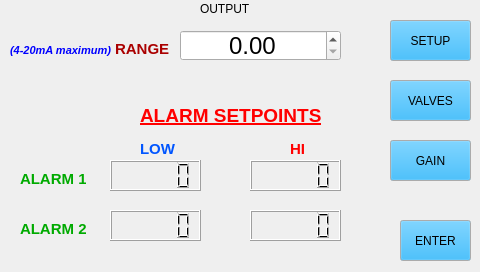
<?xml version="1.0" encoding="UTF-8"?>
<ui version="4.0">
 <class>outputClass</class>
 <widget class="QDialog" name="outputClass">
  <property name="geometry">
   <rect>
    <x>0</x>
    <y>0</y>
    <width>480</width>
    <height>272</height>
   </rect>
  </property>
  <property name="windowTitle">
   <string>output</string>
  </property>
  <widget class="QLabel" name="label_output">
   <property name="geometry">
    <rect>
     <x>200</x>
     <y>0</y>
     <width>66</width>
     <height>17</height>
    </rect>
   </property>
   <property name="text">
    <string>OUTPUT</string>
   </property>
  </widget>
  <widget class="QPushButton" name="endButton">
   <property name="geometry">
    <rect>
     <x>400</x>
     <y>220</y>
     <width>71</width>
     <height>41</height>
    </rect>
   </property>
   <property name="minimumSize">
    <size>
     <width>55</width>
     <height>22</height>
    </size>
   </property>
   <property name="maximumSize">
    <size>
     <width>111</width>
     <height>41</height>
    </size>
   </property>
   <property name="palette">
    <palette>
     <active>
      <colorrole role="Button">
       <brush brushstyle="SolidPattern">
        <color alpha="255">
         <red>0</red>
         <green>170</green>
         <blue>255</blue>
        </color>
       </brush>
      </colorrole>
     </active>
     <inactive>
      <colorrole role="Button">
       <brush brushstyle="SolidPattern">
        <color alpha="255">
         <red>0</red>
         <green>170</green>
         <blue>255</blue>
        </color>
       </brush>
      </colorrole>
     </inactive>
     <disabled>
      <colorrole role="Button">
       <brush brushstyle="SolidPattern">
        <color alpha="255">
         <red>0</red>
         <green>170</green>
         <blue>255</blue>
        </color>
       </brush>
      </colorrole>
     </disabled>
    </palette>
   </property>
   <property name="focusPolicy">
    <enum>Qt::NoFocus</enum>
   </property>
   <property name="text">
    <string>ENTER</string>
   </property>
  </widget>
  <widget class="QLabel" name="label_output_hi">
   <property name="geometry">
    <rect>
     <x>290</x>
     <y>140</y>
     <width>21</width>
     <height>17</height>
    </rect>
   </property>
   <property name="text">
    <string>&lt;!DOCTYPE HTML PUBLIC &quot;-//W3C//DTD HTML 4.0//EN&quot; &quot;http://www.w3.org/TR/REC-html40/strict.dtd&quot;&gt;
&lt;html&gt;&lt;head&gt;&lt;meta name=&quot;qrichtext&quot; content=&quot;1&quot; /&gt;&lt;style type=&quot;text/css&quot;&gt;
p, li { white-space: pre-wrap; }
&lt;/style&gt;&lt;/head&gt;&lt;body style=&quot; font-family:'Ubuntu'; font-size:11pt; font-weight:400; font-style:normal;&quot;&gt;
&lt;table style=&quot;-qt-table-type: root; margin-top:4px; margin-bottom:4px; margin-left:4px; margin-right:4px;&quot;&gt;
&lt;tr&gt;
&lt;td style=&quot;border: none;&quot;&gt;
&lt;p style=&quot; margin-top:0px; margin-bottom:0px; margin-left:0px; margin-right:0px; -qt-block-indent:0; text-indent:0px;&quot;&gt;&lt;span style=&quot; font-weight:600; color:#ff0000;&quot;&gt;HI&lt;/span&gt;&lt;/p&gt;&lt;/td&gt;&lt;/tr&gt;&lt;/table&gt;&lt;/body&gt;&lt;/html&gt;</string>
   </property>
  </widget>
  <widget class="QLabel" name="label_output_low">
   <property name="geometry">
    <rect>
     <x>140</x>
     <y>140</y>
     <width>41</width>
     <height>17</height>
    </rect>
   </property>
   <property name="text">
    <string>&lt;!DOCTYPE HTML PUBLIC &quot;-//W3C//DTD HTML 4.0//EN&quot; &quot;http://www.w3.org/TR/REC-html40/strict.dtd&quot;&gt;
&lt;html&gt;&lt;head&gt;&lt;meta name=&quot;qrichtext&quot; content=&quot;1&quot; /&gt;&lt;style type=&quot;text/css&quot;&gt;
p, li { white-space: pre-wrap; }
&lt;/style&gt;&lt;/head&gt;&lt;body style=&quot; font-family:'Ubuntu'; font-size:11pt; font-weight:400; font-style:normal;&quot;&gt;
&lt;table style=&quot;-qt-table-type: root; margin-top:4px; margin-bottom:4px; margin-left:4px; margin-right:4px;&quot;&gt;
&lt;tr&gt;
&lt;td style=&quot;border: none;&quot;&gt;
&lt;p style=&quot; margin-top:0px; margin-bottom:0px; margin-left:0px; margin-right:0px; -qt-block-indent:0; text-indent:0px;&quot;&gt;&lt;span style=&quot; font-weight:600; color:#0055ff;&quot;&gt;LOW&lt;/span&gt;&lt;/p&gt;&lt;/td&gt;&lt;/tr&gt;&lt;/table&gt;&lt;/body&gt;&lt;/html&gt;</string>
   </property>
  </widget>
  <widget class="QLabel" name="label_output_volt">
   <property name="geometry">
    <rect>
     <x>20</x>
     <y>170</y>
     <width>66</width>
     <height>17</height>
    </rect>
   </property>
   <property name="text">
    <string>&lt;!DOCTYPE HTML PUBLIC &quot;-//W3C//DTD HTML 4.0//EN&quot; &quot;http://www.w3.org/TR/REC-html40/strict.dtd&quot;&gt;
&lt;html&gt;&lt;head&gt;&lt;meta name=&quot;qrichtext&quot; content=&quot;1&quot; /&gt;&lt;style type=&quot;text/css&quot;&gt;
p, li { white-space: pre-wrap; }
&lt;/style&gt;&lt;/head&gt;&lt;body style=&quot; font-family:'Ubuntu'; font-size:11pt; font-weight:400; font-style:normal;&quot;&gt;
&lt;table border=&quot;0&quot; style=&quot;-qt-table-type: root; margin-top:4px; margin-bottom:4px; margin-left:4px; margin-right:4px;&quot;&gt;
&lt;tr&gt;
&lt;td style=&quot;border: none;&quot;&gt;
&lt;p style=&quot; margin-top:0px; margin-bottom:0px; margin-left:0px; margin-right:0px; -qt-block-indent:0; text-indent:0px;&quot;&gt;&lt;span style=&quot; font-weight:600; color:#00aa00;&quot;&gt;ALARM 1&lt;/span&gt;&lt;/p&gt;&lt;/td&gt;&lt;/tr&gt;&lt;/table&gt;&lt;/body&gt;&lt;/html&gt;</string>
   </property>
  </widget>
  <widget class="QLabel" name="label_output_5">
   <property name="geometry">
    <rect>
     <x>20</x>
     <y>220</y>
     <width>66</width>
     <height>17</height>
    </rect>
   </property>
   <property name="text">
    <string>&lt;!DOCTYPE HTML PUBLIC &quot;-//W3C//DTD HTML 4.0//EN&quot; &quot;http://www.w3.org/TR/REC-html40/strict.dtd&quot;&gt;
&lt;html&gt;&lt;head&gt;&lt;meta name=&quot;qrichtext&quot; content=&quot;1&quot; /&gt;&lt;style type=&quot;text/css&quot;&gt;
p, li { white-space: pre-wrap; }
&lt;/style&gt;&lt;/head&gt;&lt;body style=&quot; font-family:'Ubuntu'; font-size:11pt; font-weight:400; font-style:normal;&quot;&gt;
&lt;table border=&quot;0&quot; style=&quot;-qt-table-type: root; margin-top:4px; margin-bottom:4px; margin-left:4px; margin-right:4px;&quot;&gt;
&lt;tr&gt;
&lt;td style=&quot;border: none;&quot;&gt;
&lt;p style=&quot; margin-top:0px; margin-bottom:0px; margin-left:0px; margin-right:0px; -qt-block-indent:0; text-indent:0px;&quot;&gt;&lt;span style=&quot; font-weight:600; color:#00aa00;&quot;&gt;ALARM 2&lt;/span&gt;&lt;/p&gt;&lt;/td&gt;&lt;/tr&gt;&lt;/table&gt;&lt;/body&gt;&lt;/html&gt;</string>
   </property>
  </widget>
  <widget class="QPushButton" name="setupButton">
   <property name="geometry">
    <rect>
     <x>390</x>
     <y>20</y>
     <width>81</width>
     <height>41</height>
    </rect>
   </property>
   <property name="minimumSize">
    <size>
     <width>55</width>
     <height>22</height>
    </size>
   </property>
   <property name="maximumSize">
    <size>
     <width>111</width>
     <height>41</height>
    </size>
   </property>
   <property name="palette">
    <palette>
     <active>
      <colorrole role="Button">
       <brush brushstyle="SolidPattern">
        <color alpha="255">
         <red>0</red>
         <green>170</green>
         <blue>255</blue>
        </color>
       </brush>
      </colorrole>
      <colorrole role="Text">
       <brush brushstyle="SolidPattern">
        <color alpha="255">
         <red>255</red>
         <green>255</green>
         <blue>255</blue>
        </color>
       </brush>
      </colorrole>
     </active>
     <inactive>
      <colorrole role="Button">
       <brush brushstyle="SolidPattern">
        <color alpha="255">
         <red>0</red>
         <green>170</green>
         <blue>255</blue>
        </color>
       </brush>
      </colorrole>
      <colorrole role="Text">
       <brush brushstyle="SolidPattern">
        <color alpha="255">
         <red>255</red>
         <green>255</green>
         <blue>255</blue>
        </color>
       </brush>
      </colorrole>
     </inactive>
     <disabled>
      <colorrole role="Button">
       <brush brushstyle="SolidPattern">
        <color alpha="255">
         <red>0</red>
         <green>170</green>
         <blue>255</blue>
        </color>
       </brush>
      </colorrole>
      <colorrole role="Text">
       <brush brushstyle="SolidPattern">
        <color alpha="255">
         <red>121</red>
         <green>120</green>
         <blue>120</blue>
        </color>
       </brush>
      </colorrole>
     </disabled>
    </palette>
   </property>
   <property name="focusPolicy">
    <enum>Qt::NoFocus</enum>
   </property>
   <property name="text">
    <string>SETUP</string>
   </property>
  </widget>
  <widget class="QPushButton" name="valvesButton">
   <property name="geometry">
    <rect>
     <x>390</x>
     <y>80</y>
     <width>81</width>
     <height>41</height>
    </rect>
   </property>
   <property name="minimumSize">
    <size>
     <width>55</width>
     <height>22</height>
    </size>
   </property>
   <property name="maximumSize">
    <size>
     <width>111</width>
     <height>41</height>
    </size>
   </property>
   <property name="palette">
    <palette>
     <active>
      <colorrole role="WindowText">
       <brush brushstyle="SolidPattern">
        <color alpha="255">
         <red>255</red>
         <green>255</green>
         <blue>255</blue>
        </color>
       </brush>
      </colorrole>
      <colorrole role="Button">
       <brush brushstyle="SolidPattern">
        <color alpha="255">
         <red>0</red>
         <green>170</green>
         <blue>255</blue>
        </color>
       </brush>
      </colorrole>
      <colorrole role="Text">
       <brush brushstyle="SolidPattern">
        <color alpha="255">
         <red>255</red>
         <green>255</green>
         <blue>255</blue>
        </color>
       </brush>
      </colorrole>
     </active>
     <inactive>
      <colorrole role="WindowText">
       <brush brushstyle="SolidPattern">
        <color alpha="255">
         <red>255</red>
         <green>255</green>
         <blue>255</blue>
        </color>
       </brush>
      </colorrole>
      <colorrole role="Button">
       <brush brushstyle="SolidPattern">
        <color alpha="255">
         <red>0</red>
         <green>170</green>
         <blue>255</blue>
        </color>
       </brush>
      </colorrole>
      <colorrole role="Text">
       <brush brushstyle="SolidPattern">
        <color alpha="255">
         <red>255</red>
         <green>255</green>
         <blue>255</blue>
        </color>
       </brush>
      </colorrole>
     </inactive>
     <disabled>
      <colorrole role="WindowText">
       <brush brushstyle="SolidPattern">
        <color alpha="255">
         <red>121</red>
         <green>120</green>
         <blue>120</blue>
        </color>
       </brush>
      </colorrole>
      <colorrole role="Button">
       <brush brushstyle="SolidPattern">
        <color alpha="255">
         <red>0</red>
         <green>170</green>
         <blue>255</blue>
        </color>
       </brush>
      </colorrole>
      <colorrole role="Text">
       <brush brushstyle="SolidPattern">
        <color alpha="255">
         <red>121</red>
         <green>120</green>
         <blue>120</blue>
        </color>
       </brush>
      </colorrole>
     </disabled>
    </palette>
   </property>
   <property name="focusPolicy">
    <enum>Qt::NoFocus</enum>
   </property>
   <property name="text">
    <string>VALVES</string>
   </property>
  </widget>
  <widget class="QPushButton" name="outputGainButton">
   <property name="geometry">
    <rect>
     <x>390</x>
     <y>140</y>
     <width>81</width>
     <height>41</height>
    </rect>
   </property>
   <property name="minimumSize">
    <size>
     <width>55</width>
     <height>22</height>
    </size>
   </property>
   <property name="maximumSize">
    <size>
     <width>111</width>
     <height>41</height>
    </size>
   </property>
   <property name="palette">
    <palette>
     <active>
      <colorrole role="WindowText">
       <brush brushstyle="SolidPattern">
        <color alpha="255">
         <red>255</red>
         <green>255</green>
         <blue>255</blue>
        </color>
       </brush>
      </colorrole>
      <colorrole role="Button">
       <brush brushstyle="SolidPattern">
        <color alpha="255">
         <red>0</red>
         <green>170</green>
         <blue>255</blue>
        </color>
       </brush>
      </colorrole>
      <colorrole role="Text">
       <brush brushstyle="SolidPattern">
        <color alpha="255">
         <red>255</red>
         <green>255</green>
         <blue>255</blue>
        </color>
       </brush>
      </colorrole>
     </active>
     <inactive>
      <colorrole role="WindowText">
       <brush brushstyle="SolidPattern">
        <color alpha="255">
         <red>255</red>
         <green>255</green>
         <blue>255</blue>
        </color>
       </brush>
      </colorrole>
      <colorrole role="Button">
       <brush brushstyle="SolidPattern">
        <color alpha="255">
         <red>0</red>
         <green>170</green>
         <blue>255</blue>
        </color>
       </brush>
      </colorrole>
      <colorrole role="Text">
       <brush brushstyle="SolidPattern">
        <color alpha="255">
         <red>255</red>
         <green>255</green>
         <blue>255</blue>
        </color>
       </brush>
      </colorrole>
     </inactive>
     <disabled>
      <colorrole role="WindowText">
       <brush brushstyle="SolidPattern">
        <color alpha="255">
         <red>121</red>
         <green>120</green>
         <blue>120</blue>
        </color>
       </brush>
      </colorrole>
      <colorrole role="Button">
       <brush brushstyle="SolidPattern">
        <color alpha="255">
         <red>0</red>
         <green>170</green>
         <blue>255</blue>
        </color>
       </brush>
      </colorrole>
      <colorrole role="Text">
       <brush brushstyle="SolidPattern">
        <color alpha="255">
         <red>121</red>
         <green>120</green>
         <blue>120</blue>
        </color>
       </brush>
      </colorrole>
     </disabled>
    </palette>
   </property>
   <property name="focusPolicy">
    <enum>Qt::NoFocus</enum>
   </property>
   <property name="text">
    <string>GAIN</string>
   </property>
  </widget>
  <widget class="QDoubleSpinBox" name="opCurrentRangeSpinBox">
   <property name="geometry">
    <rect>
     <x>180</x>
     <y>30</y>
     <width>161</width>
     <height>31</height>
    </rect>
   </property>
   <property name="minimumSize">
    <size>
     <width>91</width>
     <height>31</height>
    </size>
   </property>
   <property name="maximumSize">
    <size>
     <width>200</width>
     <height>200</height>
    </size>
   </property>
   <property name="font">
    <font>
     <pointsize>18</pointsize>
    </font>
   </property>
   <property name="alignment">
    <set>Qt::AlignCenter</set>
   </property>
   <property name="decimals">
    <number>2</number>
   </property>
   <property name="maximum">
    <double>100000.000000000000000</double>
   </property>
   <property name="value">
    <double>0.000000000000000</double>
   </property>
  </widget>
  <widget class="QLabel" name="label_output_volt_2">
   <property name="geometry">
    <rect>
     <x>10</x>
     <y>40</y>
     <width>161</width>
     <height>17</height>
    </rect>
   </property>
   <property name="text">
    <string>&lt;!DOCTYPE HTML PUBLIC &quot;-//W3C//DTD HTML 4.0//EN&quot; &quot;http://www.w3.org/TR/REC-html40/strict.dtd&quot;&gt;
&lt;html&gt;&lt;head&gt;&lt;meta name=&quot;qrichtext&quot; content=&quot;1&quot; /&gt;&lt;style type=&quot;text/css&quot;&gt;
p, li { white-space: pre-wrap; }
&lt;/style&gt;&lt;/head&gt;&lt;body style=&quot; font-family:'Ubuntu'; font-size:11pt; font-weight:400; font-style:normal;&quot;&gt;
&lt;table border=&quot;0&quot; style=&quot;-qt-table-type: root; margin-top:4px; margin-bottom:4px; margin-left:4px; margin-right:4px;&quot;&gt;
&lt;tr&gt;
&lt;td style=&quot;border: none;&quot;&gt;
&lt;p style=&quot; margin-top:0px; margin-bottom:0px; margin-left:0px; margin-right:0px; -qt-block-indent:0; text-indent:0px;&quot;&gt;&lt;span style=&quot; font-size:8pt; font-weight:600; font-style:italic; color:#0000ff;&quot;&gt;(&lt;/span&gt;&lt;span style=&quot; font-size:8pt; font-weight:600; font-style:italic; color:#0000ff;&quot;&gt;4-20mA maximum&lt;/span&gt;&lt;span style=&quot; font-size:8pt; font-weight:600; font-style:italic; color:#0000ff;&quot;&gt;)&lt;/span&gt;&lt;span style=&quot; font-weight:600; color:#aa0000;&quot;&gt; RANGE&lt;/span&gt;&lt;/p&gt;&lt;/td&gt;&lt;/tr&gt;&lt;/table&gt;&lt;/body&gt;&lt;/html&gt;</string>
   </property>
  </widget>
  <widget class="QLabel" name="enalrmlLabel_2">
   <property name="geometry">
    <rect>
     <x>140</x>
     <y>100</y>
     <width>181</width>
     <height>31</height>
    </rect>
   </property>
   <property name="text">
    <string>&lt;!DOCTYPE HTML PUBLIC &quot;-//W3C//DTD HTML 4.0//EN&quot; &quot;http://www.w3.org/TR/REC-html40/strict.dtd&quot;&gt;
&lt;html&gt;&lt;head&gt;&lt;meta name=&quot;qrichtext&quot; content=&quot;1&quot; /&gt;&lt;style type=&quot;text/css&quot;&gt;
p, li { white-space: pre-wrap; }
&lt;/style&gt;&lt;/head&gt;&lt;body style=&quot; font-family:'Ubuntu'; font-size:11pt; font-weight:400; font-style:normal;&quot;&gt;
&lt;table border=&quot;0&quot; style=&quot;-qt-table-type: root; margin-top:4px; margin-bottom:4px; margin-left:4px; margin-right:4px;&quot;&gt;
&lt;tr&gt;
&lt;td style=&quot;border: none;&quot;&gt;
&lt;p style=&quot; margin-top:0px; margin-bottom:0px; margin-left:0px; margin-right:0px; -qt-block-indent:0; text-indent:0px;&quot;&gt;&lt;span style=&quot; font-size:14pt; font-weight:600; text-decoration: underline; color:#ff0000;&quot;&gt;ALARM SETPOINTS&lt;/span&gt;&lt;/p&gt;&lt;/td&gt;&lt;/tr&gt;&lt;/table&gt;&lt;/body&gt;&lt;/html&gt;</string>
   </property>
   <property name="indent">
    <number>-4</number>
   </property>
  </widget>
  <widget class="QLCDNumber" name="opAlarmL1lcdNumber">
   <property name="geometry">
    <rect>
     <x>110</x>
     <y>160</y>
     <width>91</width>
     <height>31</height>
    </rect>
   </property>
   <property name="font">
    <font>
     <pointsize>24</pointsize>
    </font>
   </property>
   <property name="intValue" stdset="0">
    <number>0</number>
   </property>
  </widget>
  <widget class="QLCDNumber" name="opAlarmH1lcdNumber">
   <property name="geometry">
    <rect>
     <x>250</x>
     <y>160</y>
     <width>91</width>
     <height>31</height>
    </rect>
   </property>
   <property name="font">
    <font>
     <pointsize>24</pointsize>
    </font>
   </property>
   <property name="intValue" stdset="0">
    <number>0</number>
   </property>
  </widget>
  <widget class="QLCDNumber" name="opAlarmL2lcdNumber">
   <property name="geometry">
    <rect>
     <x>110</x>
     <y>210</y>
     <width>91</width>
     <height>31</height>
    </rect>
   </property>
   <property name="font">
    <font>
     <pointsize>24</pointsize>
    </font>
   </property>
   <property name="intValue" stdset="0">
    <number>0</number>
   </property>
  </widget>
  <widget class="QLCDNumber" name="opAlarmH2lcdNumber">
   <property name="geometry">
    <rect>
     <x>250</x>
     <y>210</y>
     <width>91</width>
     <height>31</height>
    </rect>
   </property>
   <property name="font">
    <font>
     <pointsize>24</pointsize>
    </font>
   </property>
   <property name="intValue" stdset="0">
    <number>0</number>
   </property>
  </widget>
 </widget>
 <layoutdefault spacing="6" margin="11"/>
 <resources/>
 <connections>
  <connection>
   <sender>endButton</sender>
   <signal>clicked()</signal>
   <receiver>outputClass</receiver>
   <slot>close()</slot>
   <hints>
    <hint type="sourcelabel">
     <x>400</x>
     <y>260</y>
    </hint>
    <hint type="destinationlabel">
     <x>390</x>
     <y>252</y>
    </hint>
   </hints>
  </connection>
  <connection>
   <sender>setupButton</sender>
   <signal>clicked()</signal>
   <receiver>outputClass</receiver>
   <slot>setup_1()</slot>
   <hints>
    <hint type="sourcelabel">
     <x>390</x>
     <y>60</y>
    </hint>
    <hint type="destinationlabel">
     <x>397</x>
     <y>60</y>
    </hint>
   </hints>
  </connection>
  <connection>
   <sender>valvesButton</sender>
   <signal>released()</signal>
   <receiver>outputClass</receiver>
   <slot>oValvesCtrl()</slot>
   <hints>
    <hint type="sourcelabel">
     <x>409</x>
     <y>105</y>
    </hint>
    <hint type="destinationlabel">
     <x>405</x>
     <y>137</y>
    </hint>
   </hints>
  </connection>
  <connection>
   <sender>outputGainButton</sender>
   <signal>released()</signal>
   <receiver>outputClass</receiver>
   <slot>oGainCtrl()</slot>
   <hints>
    <hint type="sourcelabel">
     <x>404</x>
     <y>166</y>
    </hint>
    <hint type="destinationlabel">
     <x>382</x>
     <y>163</y>
    </hint>
   </hints>
  </connection>
 </connections>
 <slots>
  <slot>setup_1()</slot>
  <slot>oValvesCtrl()</slot>
  <slot>oGainCtrl()</slot>
 </slots>
</ui>
